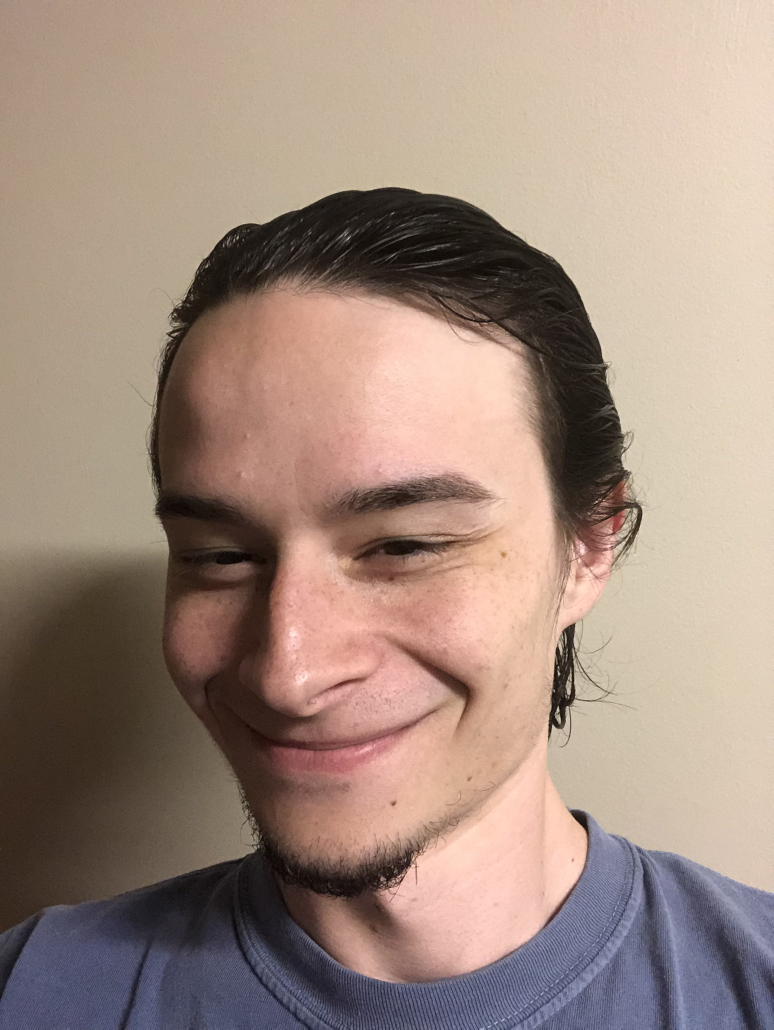
#> input picture Utilities/headshot.jpg, 2320 x 3088 px (shown at 1/3 size)
$ python image_convert.py -f headshot.jpg
#> lines starting #> are read from the running program, lines starting #| are printed output that depends on the picture
from PIL import Image, ImageFilter
import numpy as np
from math import floor
import argparse
import matplotlib.pyplot as plt
from os import listdir
from os.path import isfile, join, getsize
import re


def preprocessing(image):
    image = image.resize((40, 48), Image.LANCZOS)
    return image


if __name__ == '__main__':
    parser = argparse.ArgumentParser()
    parser.add_argument('--image_file', '-f', type=str, help='Path to image file to convert')
    parser.add_argument('--c_file_only', '-c', action='store_true', help='Only Generate c and h file of images')
    args = parser.parse_args()
    if not(args.c_file_only):
        image = Image.open(args.image_file)
#> image is the input picture: PIL image 2320x3088 RGB; mean R, G, B 161.5, 139.9, 127.2
        if image.width > 40:
            image = preprocessing(image)
#> in preprocessing, `image = image.resize((40, 48), Image.LANCZOS)`:
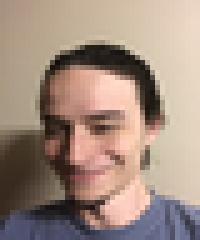
#> image: PIL image 40x48 RGB (shown 5 times larger); mean R, G, B 161.5, 139.9, 127.2
        image = image.convert(mode='1')
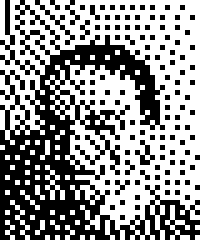
#> image: PIL image 40x48 1 (shown 5 times larger); 56.9% white; black in thin lines or dots
        pages = floor(image.height/8)
#> pages = 6
        cols = image.width
#> cols = 40
        file_name = str(args.image_file).replace('.png','')
        with open("../../Images/" + file_name.lower()+'.c', 'w') as output_c:
            output_c.writelines([f"#include \"{file_name.lower()}.h\"\n\n", \
                                f"uint8_t {file_name.lower()}[{pages*cols}] = {{"])
            byte = 0
            for i in range(0,pages):
                for j in range(0, cols):
                    for k in range(0,8):
                        byte |= (1 if image.getpixel((j, i*8 + k)) > 0 else 0) << k
                    output_c.write(str(byte)+', ')
                    byte = 0
            output_c.write('};\n')

        with open("../../Images/" + file_name.lower()+'.h', 'w') as output_h:
            output_h.writelines([f"#ifndef __{file_name.upper()}_H__\n", \
                                f"#define __{file_name.upper()}_H__\n", \
                                f"#include \"pico/stdlib.h\"\n", \
                                f"extern uint8_t {file_name.lower()}[{pages*cols}];\n", \
                                "#endif\n"])
    images ={'240':[],
             '320':[],
             '24':[]}
    with open("../../Images/images.h", 'w') as image_header:
        image_header.writelines([f"#ifndef __IMAGES_H__\n", \
                                f"#define __IMAGES_H__\n", \
                                "#include \"pico/stdlib.h\"\n"])
#> (the run stopped early here; a loop or call above may not have finished)
